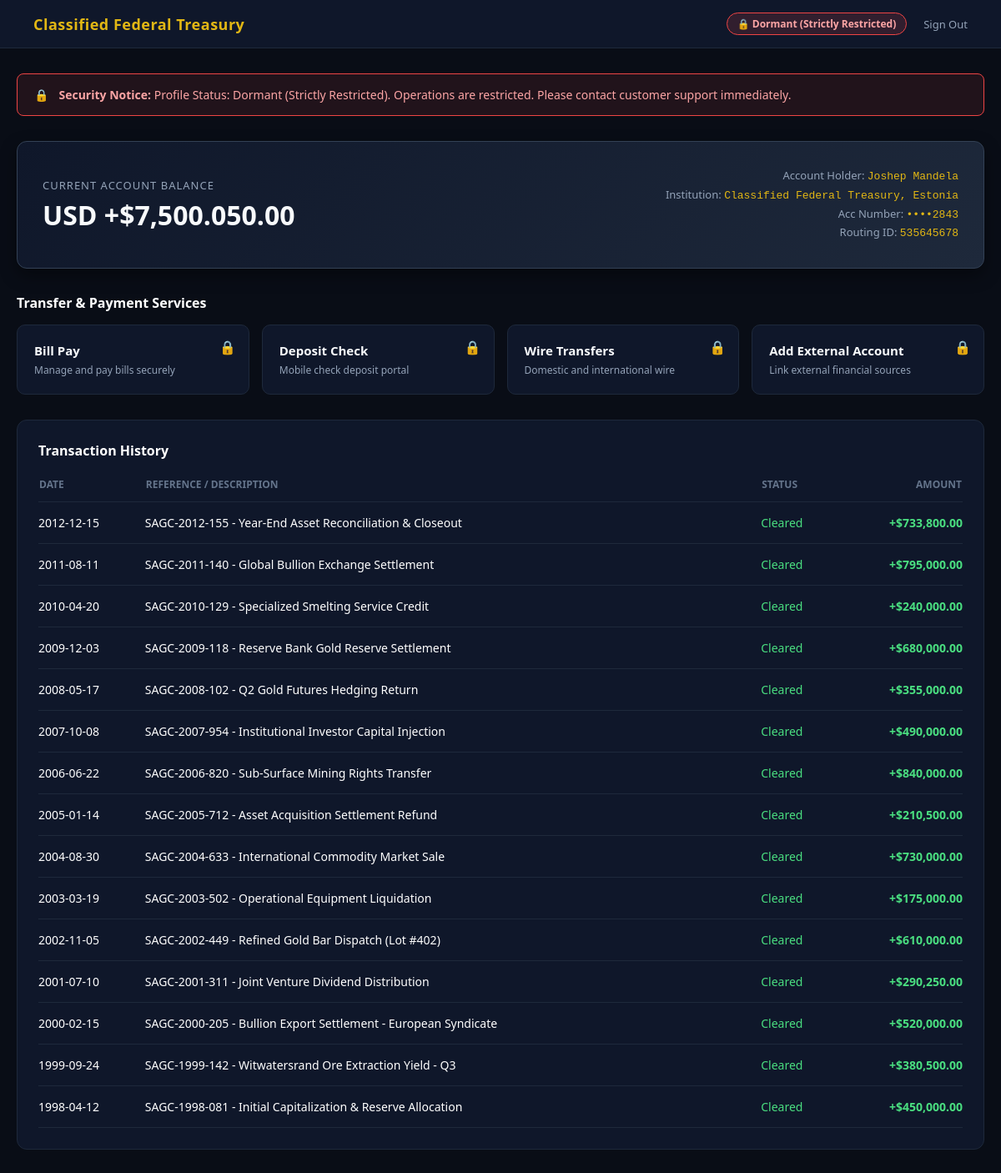
/dashboard/ (signed in), run on the app's committed database.
### main/models.py (models this page shows, shortened)
class UserProfile(models.Model):
  user = models.OneToOneField(User, on_delete=models.CASCADE)
  account_number = models.CharField(max_length=50)
  routing_id = models.CharField(max_length=50)
  balance = models.CharField(max_length=50)
  account_type = models.CharField(max_length=50)
  is_locked = models.BooleanField(default=True)

class Transaction(models.Model):
  user_profile = models.ForeignKey(UserProfile, on_delete=models.CASCADE)
  date = models.CharField(max_length=50)
  ref = models.CharField(max_length=50)
  company = models.CharField(max_length=255)
  amount = models.CharField(max_length=50)
  status = models.CharField(max_length=50)

### main/views.py (the view)
# urls.py: path('dashboard/', views.dashboard_view, name='dashboard'),
def dashboard_view(request):
  if not request.session.get('logged_in') and not request.user.is_authenticated:
    return redirect('login')
  try:
    if request.user.is_authenticated:
      profile = UserProfile.objects.filter(user=request.user).first()
      if profile:
        user_transactions = Transaction.objects.filter(user_profile=profile).order_by('-id')
      else:
        user_transactions = Transaction.objects.filter(user=request.user).order_by('-id')
      masked_email = request.user.email if request.user.email else 'user@treasury-estonia.ee'
      username_lower = request.user.username.lower()
    else:
      profile = None
      user_transactions = []
      masked_email = 'user@treasury-estonia.ee'
      username_lower = ''
    account_number = profile.account_number if profile else '••••4092'
    routing_number = profile.routing_id if profile else '8810'
    balance = profile.balance if profile else '0.00'
    status = 'Dormant (Strictly Restricted)' if (profile and profile.is_locked) else 'Active Profile'
  except Exception:
    account_number = '••••4092'
    routing_number = '8810'
    balance = '0.00'
    status = 'Active Profile'
    user_transactions = []
    masked_email = 'user@treasury-estonia.ee'
    username_lower = ''
  owner_name = request.user.get_full_name() if (request.user.is_authenticated and request.user.get_full_name()) else request.user.username
  context = {
      'owner_name': owner_name,
      'balance': balance,
      'currency': 'USD',
      'status': status,
      'institution': 'Classified Federal Treasury, Estonia',
      'account_number': account_number,
      'routing_number': routing_number,
      'swift_code': 'XXXX',
      'masked_email': masked_email,
      'masked_phone': '••••••••4092',
      'transactions': user_transactions,
  }
  return render(request, 'main/dashboard.html', context)

### main/templates/main/dashboard.html (shortened to what this page needs)
<!DOCTYPE html>
<html lang="en">
<head>
</head>
<body>
    <nav>
        <div class="nav-brand">Classified Federal Treasury</div>
        <div class="nav-right">
            <div class="status-pill">🔒 {{ status }}</div>
            <a href="{% url 'logout' %}" class="logout-btn">Sign Out</a>
        </div>
    </nav>
    <div class="main-container">
        <div class="locked-banner">
            <span>🔒</span>
            <div><strong>Security Notice:</strong> Profile Status: {{ status }}. Operations are restricted. Please contact customer support immediately.</div>
        </div>
        <div class="account-overview">
            <div>
                <div class="balance-label">Current Account Balance</div>
                <div class="balance-amount">{{ currency }} {{ balance }}</div>
            </div>
            <div class="account-meta">
                <div>Account Holder: <span>{{ owner_name }}</span></div>
                <div>Institution: <span>{{ institution }}</span></div>
                <div>Acc Number: <span>••••{{ account_number }}</span></div>
                <div>Routing ID: <span>{{ routing_number }}</span></div>
            </div>
        </div>
        <div style="margin-bottom: 15px;">
            <h3 style="font-size: 16px; color: #fff; margin-bottom: 15px;">Transfer & Payment Services</h3>
            <div class="services-grid">
                <a href="{% url 'contact' %}" class="service-card">
                    <div class="service-lock">🔒</div>
                    <div class="service-title">Bill Pay</div>
                    <div class="service-desc">Manage and pay bills securely</div>
                </a>
                <a href="{% url 'contact' %}" class="service-card">
                    <div class="service-lock">🔒</div>
                    <div class="service-title">Deposit Check</div>
                    <div class="service-desc">Mobile check deposit portal</div>
                </a>
                <a href="{% url 'contact' %}" class="service-card">
                    <div class="service-lock">🔒</div>
                    <div class="service-title">Wire Transfers</div>
                    <div class="service-desc">Domestic and international wire</div>
                </a>
                <a href="{% url 'add_external_account' %}" class="service-card">
                    <div class="service-lock">🔒</div>
                    <div class="service-title">Add External Account</div>
                    <div class="service-desc">Link external financial sources</div>
                </a>
            </div>
        </div>
        <div class="transactions-card">
            <div class="transactions-header">
                <h3>Transaction History</h3>
            </div>
            <table>
                <thead>
                    <tr>
                        <th>Date</th>
                        <th>Reference / Description</th>
                        <th>Status</th>
                        <th style="text-align: right;">Amount</th>
                    </tr>
                </thead>
                <tbody>
                    {% for tx in transactions %}
                    <tr>
                        <td>{{ tx.date }}</td>
                        <td>{{ tx.ref }} - {{ tx.company }}</td>
                        <td style="color: {% if tx.status == 'Cleared' %}#4ade80{% else %}#f87171{% endif %};">{{ tx.status }}</td>
                        <td style="text-align: right;" class="{% if '+' in tx.amount %}amount-positive{% else %}amount-negative{% endif %}">{{ tx.amount }}</td>
                    </tr>
                    {% empty %}
                    <tr>
                        <td colspan="4" style="text-align: center; color: #64748b;">No transaction records found for this profile.</td>
                    </tr>
                    {% endfor %}
                </tbody>
            </table>
        </div>
    </div>
</body>
</html>

### main/templates/main/dashboard.html (style rules this page uses)
body { margin: 0; padding: 0; font-family: 'Segoe UI', Tahoma, Geneva, Verdana, sans-serif; background: #090d16; color: #ffffff; }
nav { background: #0f172a; border-bottom: 1px solid #1e293b; padding: 15px 40px; display: flex; justify-content: space-between; align-items: center; }
.nav-brand { color: #e2b714; font-weight: bold; font-size: 18px; letter-spacing: 0.5px; }
.nav-right { display: flex; align-items: center; gap: 20px; }
.status-pill { background: rgba(239, 68, 68, 0.15); border: 1px solid #ef4444; color: #fca5a5; padding: 4px 12px; border-radius: 20px; font-size: 12px; font-weight: 600; }
.logout-btn { color: #94a3b8; text-decoration: none; font-size: 13px; }
.main-container { max-width: 1200px; margin: 30px auto; padding: 0 20px; }
.account-overview { background: linear-gradient(135deg, #0f172a 0%, #1e293b 100%); border: 1px solid #334155; border-radius: 12px; padding: 30px; margin-bottom: 30px; display: flex; justify-content: space-between; align-items: center; box-shadow: 0 8px 20px rgba(0,0,0,0.4); flex-wrap: wrap; gap: 20px; }
.balance-label { color: #94a3b8; font-size: 13px; text-transform: uppercase; letter-spacing: 1px; margin-bottom: 5px; }
.balance-amount { font-size: 32px; font-weight: bold; color: #f8fafc; }
.account-meta { text-align: right; color: #94a3b8; font-size: 13px; line-height: 1.6; }
.account-meta span { color: #e2b714; font-family: monospace; }
.locked-banner { background: rgba(239, 68, 68, 0.1); border: 1px solid #ef4444; color: #fca5a5; padding: 15px 20px; border-radius: 8px; margin-bottom: 30px; display: flex; align-items: center; gap: 12px; font-size: 14px; font-weight: 500; }
.services-grid { display: grid; grid-template-columns: repeat(auto-fit, minmax(220px, 1fr)); gap: 15px; margin-bottom: 30px; }
.service-card { background: #0f172a; border: 1px solid #1e293b; border-radius: 10px; padding: 20px; text-decoration: none; color: inherit; display: block; position: relative; transition: 0.2s; }
.service-lock { position: absolute; top: 15px; right: 15px; font-size: 16px; }
.service-title { font-weight: 600; font-size: 15px; margin-bottom: 5px; color: #f8fafc; }
.service-desc { font-size: 12px; color: #94a3b8; }
.transactions-card { background: #0f172a; border: 1px solid #1e293b; border-radius: 12px; padding: 25px; }
.transactions-header { display: flex; justify-content: space-between; align-items: center; margin-bottom: 20px; }
.transactions-header h3 { margin: 0; font-size: 16px; color: #fff; }
table { width: 100%; border-collapse: collapse; }
th { text-align: left; color: #64748b; font-size: 12px; text-transform: uppercase; padding-bottom: 12px; border-bottom: 1px solid #1e293b; }
td { padding: 15px 0; font-size: 14px; border-bottom: 1px solid #1e293b; }
.amount-positive { color: #4ade80; font-weight: 600; }

### data on the page
UserProfile: balance "+$7,500.050.00", account_number "2843", routing "535645678"
Transaction: date "2012-12-15", ref "SAGC-2012-155", company "Year-End Asset Reconciliation & Closeout", status "Cleared", amount "+$733,800.00"
Transaction: date "2011-08-11", ref "SAGC-2011-140", company "Global Bullion Exchange Settlement", status "Cleared", amount "+$795,000.00"
Transaction: date "2010-04-20", ref "SAGC-2010-129", company "Specialized Smelting Service Credit", status "Cleared", amount "+$240,000.00"
Transaction: date "2009-12-03", ref "SAGC-2009-118", company "Reserve Bank Gold Reserve Settlement", status "Cleared", amount "+$680,000.00"
Transaction: date "2008-05-17", ref "SAGC-2008-102", company "Q2 Gold Futures Hedging Return", status "Cleared", amount "+$355,000.00"
Transaction: date "2007-10-08", ref "SAGC-2007-954", company "Institutional Investor Capital Injection", status "Cleared", amount "+$490,000.00"
Transaction: date "2006-06-22", ref "SAGC-2006-820", company "Sub-Surface Mining Rights Transfer", status "Cleared", amount "+$840,000.00"
Transaction: date "2005-01-14", ref "SAGC-2005-712", company "Asset Acquisition Settlement Refund", status "Cleared", amount "+$210,500.00"
Transaction: date "2004-08-30", ref "SAGC-2004-633", company "International Commodity Market Sale", status "Cleared", amount "+$730,000.00"
Transaction: date "2003-03-19", ref "SAGC-2003-502", company "Operational Equipment Liquidation", status "Cleared", amount "+$175,000.00"
Transaction: date "2002-11-05", ref "SAGC-2002-449", company "Refined Gold Bar Dispatch (Lot #402)", status "Cleared", amount "+$610,000.00"
Transaction: date "2001-07-10", ref "SAGC-2001-311", company "Joint Venture Dividend Distribution", status "Cleared", amount "+$290,250.00"
Transaction: date "2000-02-15", ref "SAGC-2000-205", company "Bullion Export Settlement - European Syndicate", status "Cleared", amount "+$520,000.00"
Transaction: date "1999-09-24", ref "SAGC-1999-142", company "Witwatersrand Ore Extraction Yield - Q3", status "Cleared", amount "+$380,500.00"
Transaction: date "1998-04-12", ref "SAGC-1998-081", company "Initial Capitalization & Reserve Allocation", status "Cleared", amount "+$450,000.00"

### other printed values
{{ status }} "Dormant (Strictly Restricted)"
{{ currency }} "USD"
{{ owner_name }} "Joshep Mandela"
{{ institution }} "Classified Federal Treasury, Estonia"
